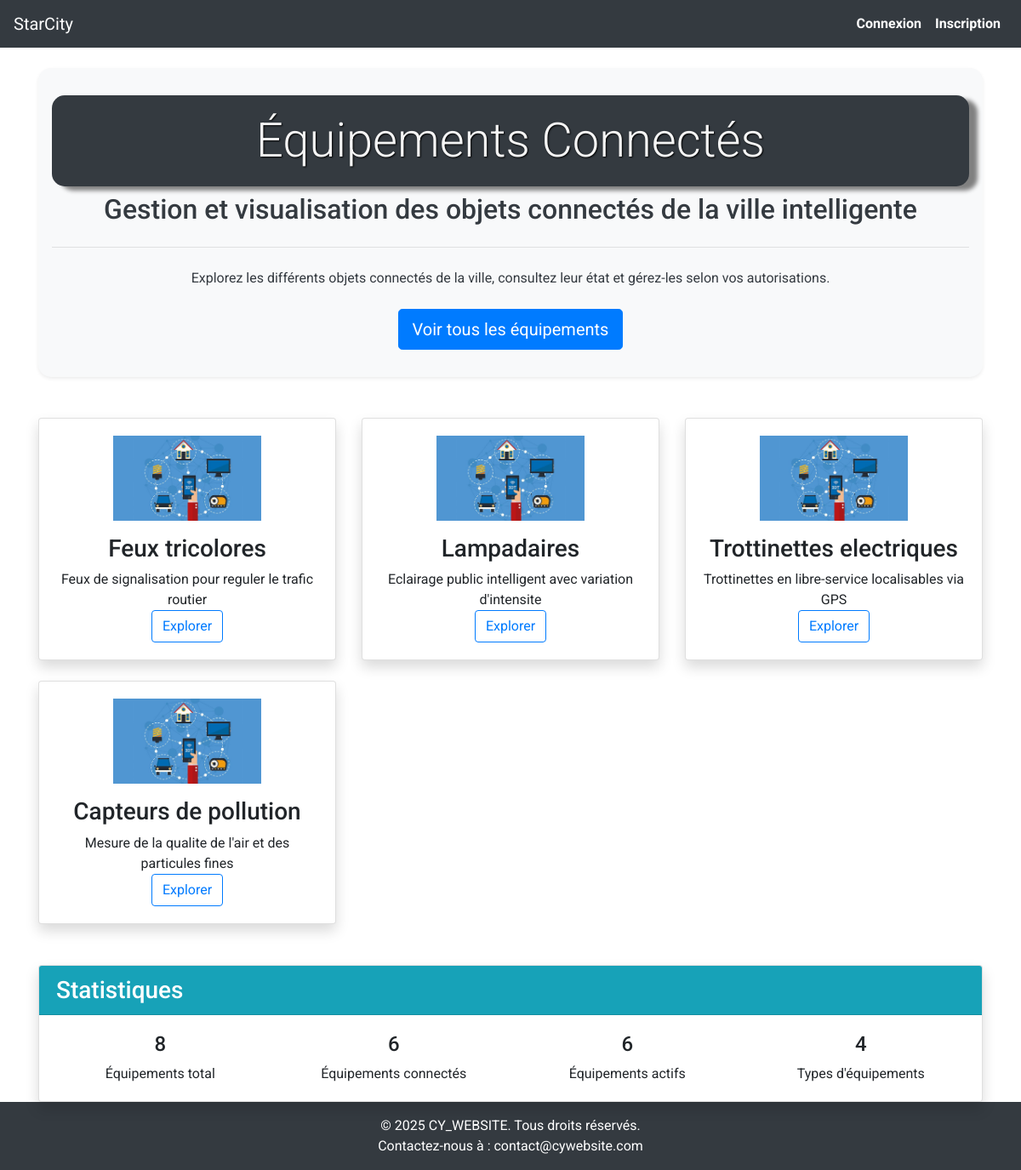
Screenshot of /objets_connectés/ with the database file from the repository.
### news/models.py (models this page shows)
class SiteAppearance(models.Model):
    PRIMARY_COLOR_CHOICES = [
        ('#1e2a47', 'Bleu foncé (défaut)'),
        ('#28a745', 'Vert'),
        ('#dc3545', 'Rouge'),
        ('#ffc107', 'Jaune'),
        ('#17a2b8', 'Bleu clair'),
        ('#6610f2', 'Violet'),
        ('#fd7e14', 'Orange'),
        ('#343a40', 'Noir'),
    ]
    FONT_CHOICES = [
        ('Roboto, sans-serif', 'Roboto (défaut)'),
        ('Arial, sans-serif', 'Arial'),
        ('Helvetica, sans-serif', 'Helvetica'),
        ('Times New Roman, serif', 'Times New Roman'),
        ('Georgia, serif', 'Georgia'),
        ('Courier New, monospace', 'Courier New'),
    ]
    primary_color = models.CharField(max_length=20, choices=PRIMARY_COLOR_CHOICES, default='#1e2a47')
    font_family = models.CharField(max_length=50, choices=FONT_CHOICES, default='Roboto, sans-serif')
    enable_animations = models.BooleanField(default=True)
    site_title = models.CharField(max_length=100, default='StarCity')
    footer_text = models.CharField(max_length=200, default='© 2025 CY_WEBSITE. Tous droits réservés.')
    class Meta:
        verbose_name = "Apparence du site"
        verbose_name_plural = "Apparence du site"
    @classmethod
    def get_current(cls):
        appearance, created = cls.objects.get_or_create(pk=1)
        return appearance

### objConnecte/models.py (models this page shows, shortened)
class Type(models.Model):
    name = models.CharField(max_length=100, verbose_name='Nom')
    description = models.TextField(verbose_name='Description')
    icon = models.ImageField(upload_to='data/type_images/', default='data/type_images/default.jpg', verbose_name='Icône')
    class Meta:
        verbose_name = 'Type'
        verbose_name_plural = 'Types'

### news/context_processors.py (called while the page is built)
def site_appearance(request):
    try:
        return {
            'site_appearance': SiteAppearance.get_current()
        }
    except (OperationalError, ProgrammingError):
        class DefaultAppearance:
            primary_color = '#1e2a47'
            font_family = 'Roboto, sans-serif'
            enable_animations = True
            site_title = 'StarCity'
            footer_text = '© 2025 CY_WEBSITE. Tous droits réservés.'
        return {
            'site_appearance': DefaultAppearance()
        }

### objConnecte/views.py (called while the page is built)
def index(request):
    total_objects = ObjConnecte.objects.count()
    connected_objects = ObjConnecte.objects.filter(connected=True).count()
    active_objects = ObjConnecte.objects.filter(state=True).count()
    types_count = Type.objects.count()
    types = Type.objects.all()
    context = {
        'total_objects': total_objects,
        'connected_objects': connected_objects,
        'active_objects': active_objects,
        'types_count': types_count,
        'types': types,
    }
    return render(request, 'objConnecte/index.html', context)

### objConnecte/templates/objConnecte/index.html
{% extends 'cyWebsite/base.html' %}
{% load static %}
{% block content %}
<div class="container mt-4">
    <div class="jumbotron bg-light text-dark shadow-sm">
        <h1 class="display-4 text-center">Équipements Connectés</h1>
        <h2 class="text-center">Gestion et visualisation des objets connectés de la ville intelligente</h2>
        <hr class="my-4">
        <p class="text-center">Explorez les différents objets connectés de la ville, consultez leur état et gérez-les selon vos autorisations.</p>
        <div class="text-center mt-4">
            <a href="{% url 'objConnecte:objets' %}" class="btn btn-primary btn-lg">Voir tous les équipements</a>
        </div>
    </div>
    <div class="row mt-5">
        {% if types %}
            {% for type in types %}
            <div class="col-md-4">
                <div class="card shadow mb-4">
                    <div class="card-body text-center">
                        <img src="{{type.icon.url}}" alt="{{ type.name }}" class="img-fluid mb-3" style="height: 100px;">
                        <h3>{{ type.name }}</h3>
                        <p>{{ type.description }}</p>
                        <a href="{% url 'objConnecte:objets' %}?type={{ type.id }}" class="btn btn-outline-primary">Explorer</a>
                    </div>
                </div>
            </div>
            {% endfor %}
        {% else %}
            <div class="col-md-12 text-center">
                <h3>Aucun type d'équipement trouvé.</h3>
            </div>
        {% endif %}
    </div>
    <div class="card shadow mt-4">
        <div class="card-header bg-info text-white">
            <h3 class="mb-0">Statistiques</h3>
        </div>
        <div class="card-body">
            <div class="row">
                <div class="col-md-3 text-center">
                    <h4>{{ total_objects }}</h4>
                    <p>Équipements total</p>
                </div>
                <div class="col-md-3 text-center">
                    <h4>{{ connected_objects }}</h4>
                    <p>Équipements connectés</p>
                </div>
                <div class="col-md-3 text-center">
                    <h4>{{ active_objects }}</h4>
                    <p>Équipements actifs</p>
                </div>
                <div class="col-md-3 text-center">
                    <h4>{{ types_count }}</h4>
                    <p>Types d'équipements</p>
                </div>
            </div>
        </div>
    </div>
</div>
{% endblock %}

### cyWebsite/templates/cyWebsite/base.html (shortened to what this page needs)
{% load static %}
<!DOCTYPE html>
<html lang="fr">
<head>
    <link rel="stylesheet" href="https://stackpath.bootstrapcdn.com/bootstrap/4.5.2/css/bootstrap.min.css">
    <link rel="stylesheet" href="{% static 'styles.css' %}">
    <link rel="stylesheet" href="https://cdnjs.cloudflare.com/ajax/libs/font-awesome/5.15.4/css/all.min.css">
    <link rel="stylesheet" href="https://unpkg.com/leaflet@1.9.4/dist/leaflet.css" />
</head>
<body>
<div class="wrapper">
    <nav class="navbar navbar-expand-lg navbar-dark">
        <a class="navbar-brand" href="{% url 'index' %}">{{ site_appearance.site_title }}</a>
        <div class="collapse navbar-collapse" id="navbarNav">
            <ul class="navbar-nav ml-auto">
                {% if user.is_authenticated %}
                <li class="nav-item">
                    <a class="nav-link btn btn-danger text-white" href="{% url 'user:logout' %}"><i class="fas fa-sign-out-alt"></i> Déconnexion</a>
                </li>
                <li class="nav-item">
                    <a class="nav-link" href="{% url 'user:update_user' %}">
                        <img src="{% if user.profile_picture %}{{ user.profile_picture.url }}{% else %}{% static 'default_profile.png' %}{% endif %}" alt="Profile Picture" class="rounded-circle" style="width: 40px; height: 40px;">
                    </a>
                </li>
                {% else %}
                <li class="nav-item">
                    <a class="nav-link" href="{% url 'user:login' %}">Connexion</a>
                </li>
                <li class="nav-item">
                    <a class="nav-link" href="{% url 'user:register' %}">Inscription</a>
                </li>
                {% endif %}
            </ul>
        </div>
    </nav>
        {% block content %}
        {% endblock %}
</div>
    <footer class="bg-dark text-center text-white py-3">
        <p>{{ site_appearance.footer_text }}</p>
        <p>Contactez-nous à : <a href="mailto:contact@cywebsite.com" class="text-white">contact@cywebsite.com</a></p>
    </footer>
</body>
</html>

### cyWebsite/static/styles.css (style rules this page uses)
body { font-family: 'Montserrat',Arial, sans-serif; margin: 0; padding: 0; }
p { margin-top: 0; margin-bottom: 0rem; }
h1 { background-color: #343a40; color: whitesmoke; text-shadow: 1px 1px 2px black; box-shadow: 10px 5px 5px grey; padding: 20px; text-align: center; border-radius: 15px; font-family: 'Roboto', sans-serif; }
.navbar-nav .nav-link { font-weight: bold; }
.jumbotron { background-color: rgba(255, 255, 255, 0); padding: 2rem 1rem; margin-bottom: 2rem; border-radius: 15px; }
.card { box-shadow: 0 0 10px rgba(0, 0, 0, 0.1); }

### rows the page displays
SiteAppearance: site_title "StarCity", footer_text "© 2025 CY_WEBSITE. Tous droits réservés."
Type: icon (placeholder picture), name "Feux tricolores", description "Feux de signalisation pour reguler le trafic routier"
Type: icon (placeholder picture), name "Lampadaires", description "Eclairage public intelligent avec variation d'intensite"
Type: icon (placeholder picture), name "Trottinettes electriques", description "Trottinettes en libre-service localisables via GPS"
Type: icon (placeholder picture), name "Capteurs de pollution", description "Mesure de la qualite de l'air et des particules fines"

### other values shown
{{ total_objects }} "8"
{{ connected_objects }} "6"
{{ active_objects }} "6"
{{ types_count }} "4"
